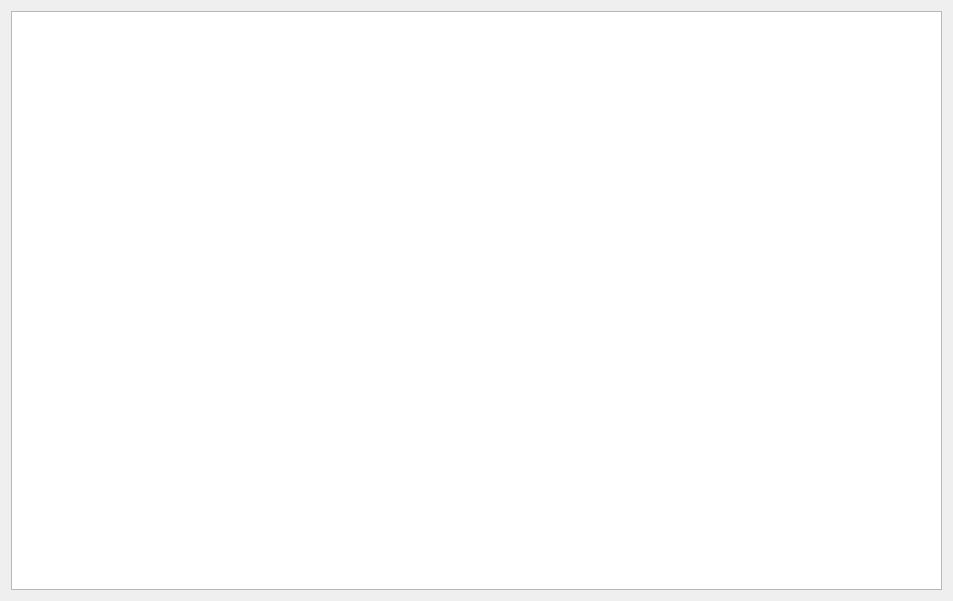
<?xml version="1.0" encoding="UTF-8"?>
<ui version="4.0">
 <class>StockMoney</class>
 <widget class="QWidget" name="StockMoney">
  <property name="geometry">
   <rect>
    <x>0</x>
    <y>0</y>
    <width>953</width>
    <height>601</height>
   </rect>
  </property>
  <property name="windowTitle">
   <string>Form</string>
  </property>
  <layout class="QVBoxLayout" name="verticalLayout">
   <item>
    <widget class="QTableView" name="tableView">
     <attribute name="verticalHeaderVisible">
      <bool>false</bool>
     </attribute>
    </widget>
   </item>
  </layout>
 </widget>
 <resources/>
 <connections/>
</ui>
